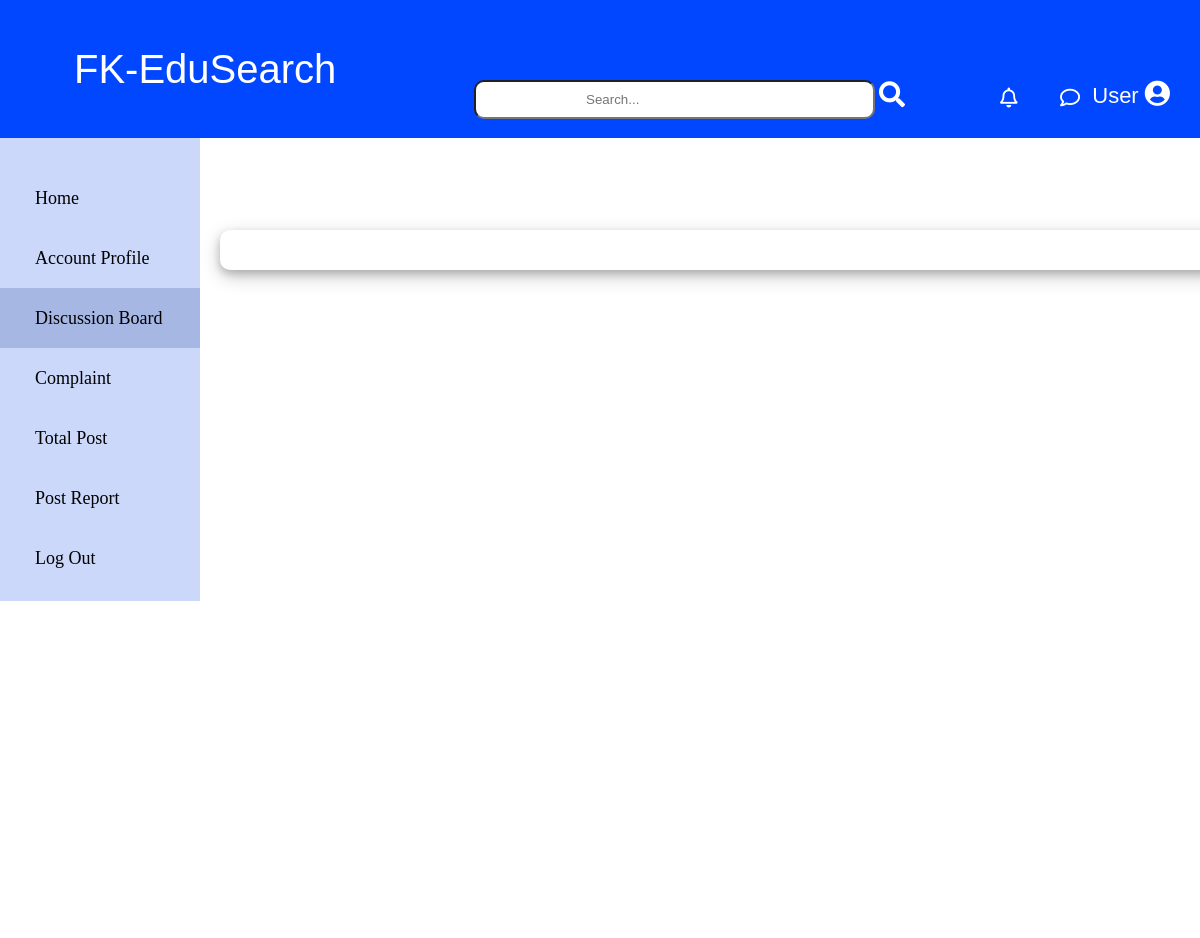
The page /User/ViewPostDetail.php on the database as committed earlier.
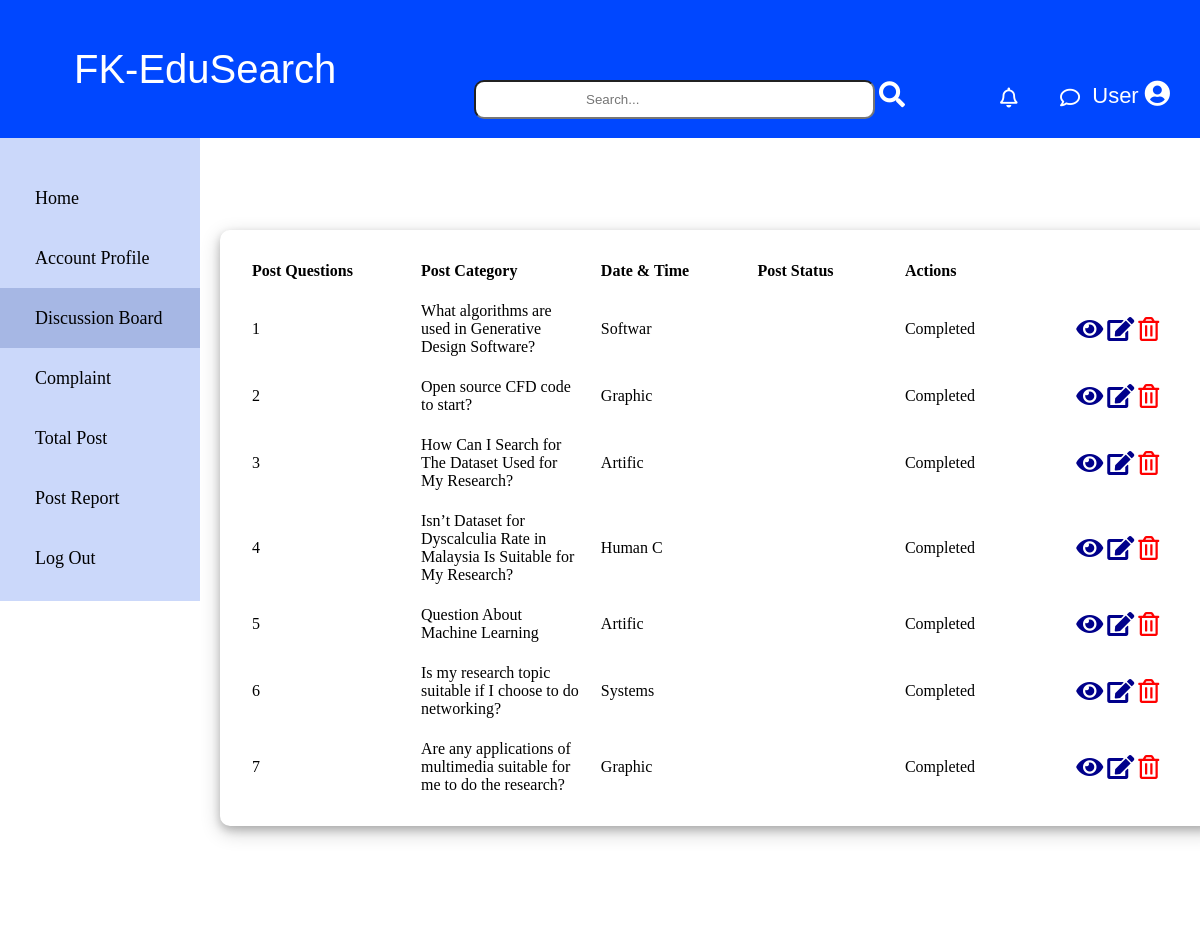
The same page on the database as committed later.
### tables this page shows
CREATE TABLE `post` (
  `Post_ID` varchar(7) NOT NULL,
  `post_title` varchar(100) NOT NULL,
  `post_content` varchar(500) NOT NULL,
  `post_keyword` varchar(20) NOT NULL,
  `post_category` varchar(7) NOT NULL,
  `post_date` date NOT NULL,
  `post_time` time NOT NULL,
  `post_comment` varchar(100) NOT NULL,
  `user_rating` float NOT NULL,
  `user_feedback` varchar(100) NOT NULL,
  `postStatus` varchar(20) NOT NULL,
  `expertAnswer` varchar(100) NOT NULL,
  `post_timestamp` timestamp NOT NULL DEFAULT current_timestamp(),
  `Expert_ID` int(7) NOT NULL
);

### User/php/readUserPost.php (called while the page is built)
<?php
include "../dbconnect.php";
$sql = "SELECT * FROM post ORDER BY Post_ID ASC";
$result = mysqli_query($conn,$sql);
?>

### User/ViewPostDetail.php (the view, shortened to what this page needs)
<!DOCTYPE html>
<html>
    <head>
        <link rel="stylesheet" href="https://use.fontawesome.com/releases/v5.0.7/css/all.css">
        <link rel="stylesheet" href="https://cdnjs.cloudflare.com/ajax/libs/font-awesome/4.7.0/css/font-awesome.min.css">
        <?php
        include "../User/php/readUserPost.php";
        ?>
    </head>
<body>
 <div id="title-bar">
        <a id="FKEduSearch" class="FKEduSearch">FK-EduSearch</a>
        <div class="searchbar">
        <input type="search" class="form-control rounded" placeholder="Search..." aria-label="Search" aria-describedby="search-addon" />
        <span class="input-group-text border-0" id="search-addon">
        <i class="fas fa-search" style='font-size:26px; color:white'></i>
        </span>
        </div>
        <div class="iconNotification">
        <i class='far fa-bell' style='font-size:20px'></i>
        </div>
        <div class="Message">
        <i style='font-size:20px' class='far fa-comment'></i>
        </div>
        <div>
            <a class="icon-link" href="#">
                User
                <i class='fas fa-user-circle' style='font-size:26px;color:white'></i>
            </a>
        </div>
    </div>
    <div class="centercontent">
    <div class="column LeftNavigationbar">
         <nav id="nav-bar">
            <ul>
                <li><a class="nav-link" href="../User/UserHomepage.php">Home</a></li>
                <li><a class="nav-link" href="../User/UserAccountProfile.php">Account Profile</a></li>
                <li><a class="nav-link active" href="../User/DiscussionBoard.php">Discussion Board</a></li>
                <li><a class="nav-link" href="../Complaint/UserComplaint.php">Complaint</a></li>
                <li><a class="nav-link" href="../User/TotalPost.php">Total Post</a></li>
                <li><a class="nav-link" href="../User/PostReport.php">Post Report</a></li>
                <li><a class="nav-link" href="../login.php">Log Out</a></li>
            </ul>
        </nav>
                </div>
        <div id="column main-content">
            <div class="container">
                <div class="box">
        <table>
            <?php if (mysqli_num_rows($result)) { ?>
            <tr><th>Post Questions</th><th>Post Category</th><th>Date & Time</th><th>Post Status</th><th>Actions</th></tr>
          <?php
         $i = 0;
          while ($rows = mysqli_fetch_assoc($result)){
         $i++;
         ?>
            <tr><td><?=$i?></td><td><?=$rows['post_title']?></td><td><?php echo $rows['post_category']?></td><td><?php echo $rows['post_dateTime']?></td><td><?php echo $rows['postStatus']?></td>
            <td><a href="../User/ViewPostDetail.php"><i class='fas fa-eye' style='font-size:24px;color:darkblue'></i></a>
            <a href="../User/EditPost.php"><i class='fas fa-edit' style='font-size:24px;color:darkblue'></i></a>
            <a href="/User/DeletePost.php"><i class='far fa-trash-alt' style='font-size:24px;color:red'></i></a>
            </td></tr>
        <?php } ?>
        </table>
        <?php } ?>
        </div>
        </div>
</body>
</html>

Rows that differ between the two databases and show on the page:
added post: post_title "What algorithms are used in Generative Design Software?", post_category "Softwar", postStatus "Completed"
added post: post_title "Open source CFD code to start?", post_category "Graphic", postStatus "Completed"
added post: post_title "How Can I Search for The Dataset Used for My Research?", post_category "Artific", postStatus "Completed"
added post: post_title "Isn’t Dataset for Dyscalculia Rate in Malaysia Is Suitable for My Research?", post_category "Human C", postStatus "Completed"
added post: post_title "Question About Machine Learning", post_category "Artific", postStatus "Completed"
added post: post_title "Is my research topic suitable if I choose to do networking?", post_category "Systems", postStatus "Completed"
added post: post_title "Are any applications of multimedia suitable for me to do the research?", post_category "Graphic", postStatus "Completed"
Other text that changed with them:
text now shown: "Post Questions Post Category Date & Time Post Status Actions"
